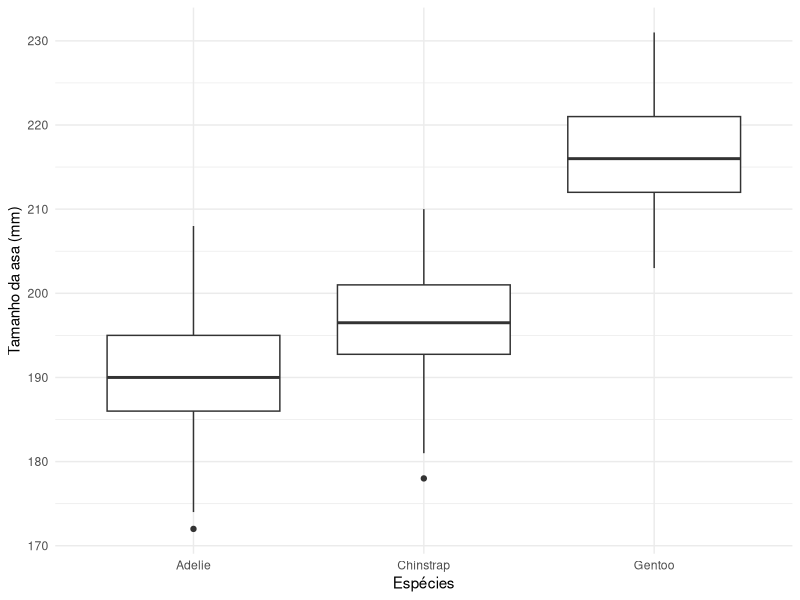
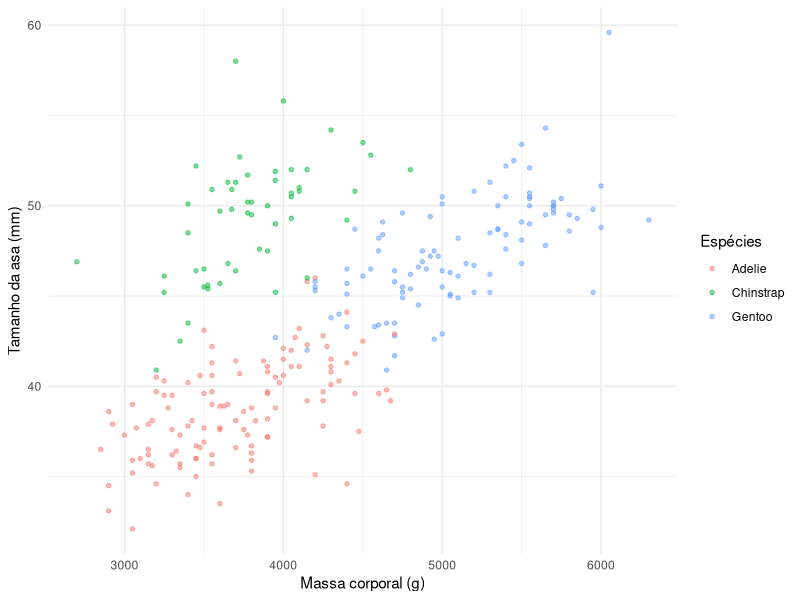

These charts were generated, in order, by the following R code:
## ---- chunk 1
# lendo o pacote
library(palmerpenguins)
pinguins <- penguins
str(pinguins)
## ---- chunk 2
summary(pinguins)
## ---- chunk 3
pinguins <- na.omit(pinguins)
summary(pinguins)
## ---- chunk 4
pinguins <- pinguins[sample(nrow(pinguins)),]
n <- 0.8 * nrow(pinguins)

treino <- pinguins[(1:n),]
teste <- pinguins[-(1:n),]
## ---- chunk 5
library(ggplot2)
ggplot(data = treino, mapping = aes(x = species, y = flipper_length_mm)) + 
  geom_boxplot() +
  labs(x = "Espécies",
       y = "Tamanho da asa (mm)") + 
  theme_minimal()
## ---- chunk 6
ggplot(data = treino, aes(x = body_mass_g, y = bill_length_mm, color = species)) + 
  geom_point(size = 1.2, alpha = 0.5) +
  labs(x = "Massa corporal (g)",
       y = "Tamanho da asa (mm)",
       col = "Espécies") + 
  theme_minimal()
## ---- chunk 7
distancias <- c()
for(k in 1:nrow(treino)) {
  distancias[k] <- sqrt((teste$body_mass_g[1] - treino$body_mass_g[k])**2 + (teste$bill_length_mm[1] - treino$bill_length_mm[k])**2)
}
treino$species[order(distancias)[1]]
treino$species[1]
## ---- chunk 8
classificacao <- c()
for(j in 1:nrow(teste)) {
  distancias <- c()
  for(k in 1:nrow(treino)) {
    distancias[k] <- sqrt((teste$body_mass_g[1] - treino$body_mass_g[k])**2 + (teste$bill_length_mm[1] - treino$bill_length_mm[k])**2)
  }
classificacao[j] <- as.character(treino$species[order(distancias)[1]])
}
mean(classificacao == teste$species)
